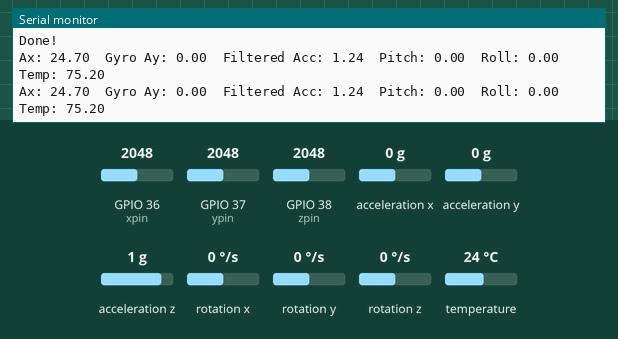
Bench run of a sketch on a simulated ESP32. Shown: the last lines printed to the serial monitor. The inputs (shaded band) are chosen by the test bench; at power-on: acceleration x 0 g, GPIO 36 (xpin) = 2048, acceleration y 0 g, acceleration z 1 g, temperature 24 °C, GPIO 37 (ypin) = 2048, GPIO 38 (zpin) = 2048, rotation x 0 °/s, rotation y 0 °/s, rotation z 0 °/s. WiFi joins after 1.5 s; servers stay silent unless stated; no MQTT or app messages arrive unless stated.

Above: at 4.2 s.
4.3 s: acceleration x set to -1.4 g
At 5.6 s:
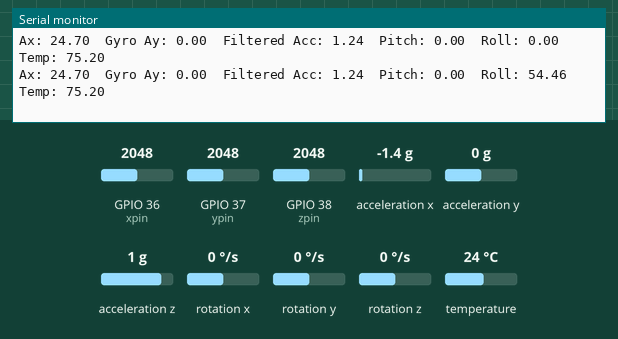
5.8 s: GPIO 36 (xpin) set to 2866
At 6.7 s:
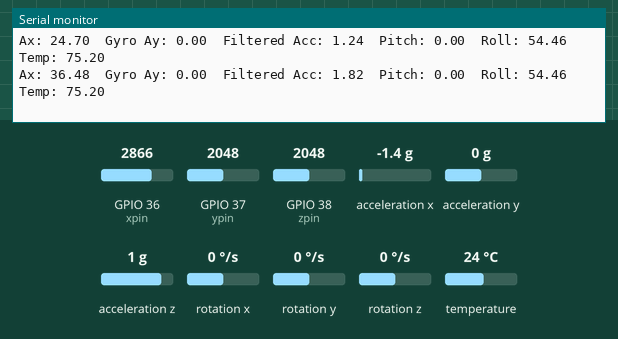
7.3 s: acceleration y set to -1.4 g
At 7.3 s:
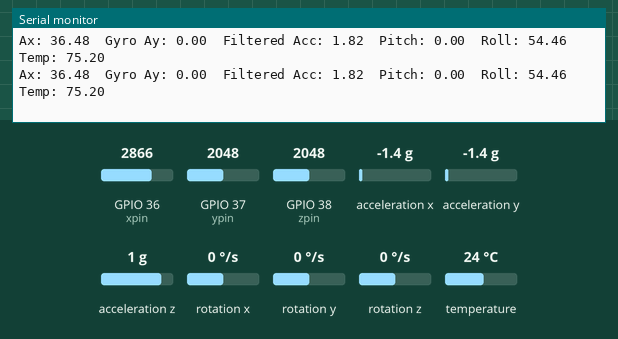
8.8 s: acceleration z set to -1.4 g
At 9.8 s:
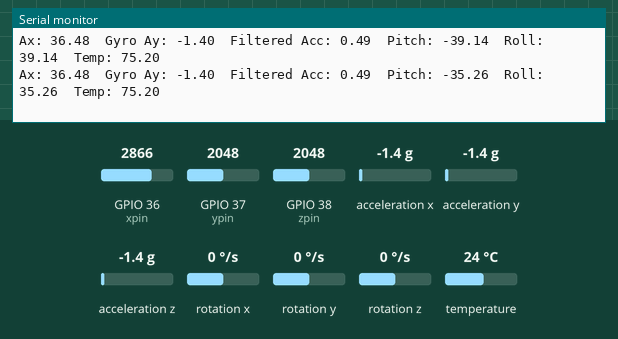
10.3 s: GPIO 36 (xpin) set to 3972
At 11.1 s:
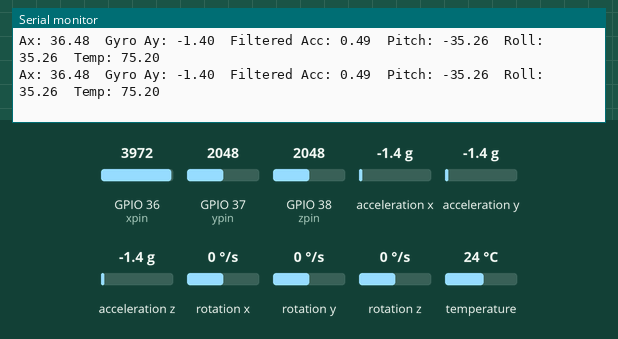
11.8 s: temperature set to 12 °C
At 13.1 s:
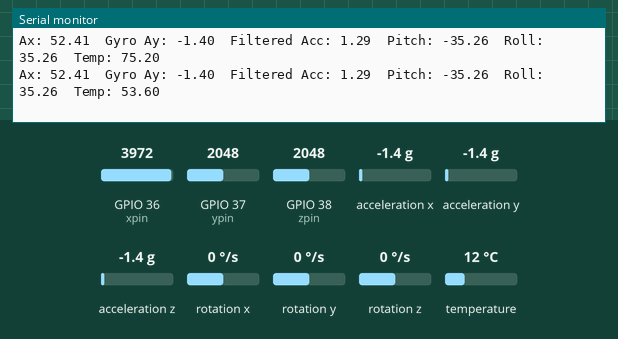
Timing chart, 0 to 14.3 s (numbered marks = the images above; inputs shaded):
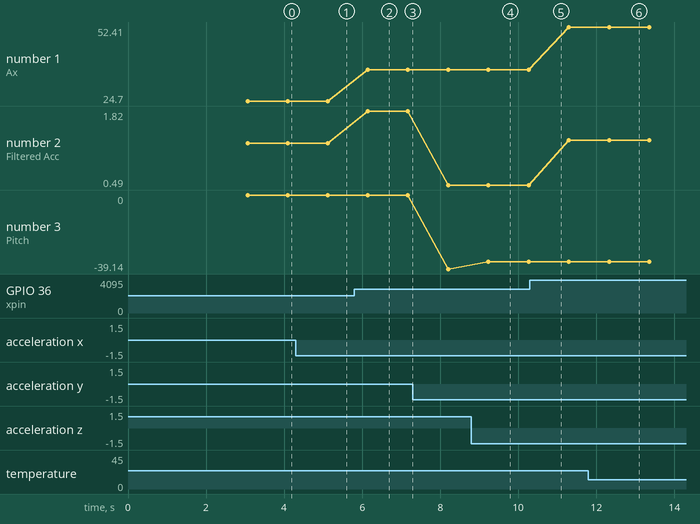

Measured:
- after the input at 4.3 s, the serial monitor: prints a new line after 0.82 s (image 1)
- after the input at 5.8 s, the serial monitor: prints a new line after 0.35 s (image 2)
- after the input at 8.8 s, the serial monitor: prints a new line after 0.43 s (image 4)
- after the input at 11.8 s, the serial monitor: prints a new line after 0.53 s (image 6)
- plotted number 1: 24.7 → 36.48 after the input at 5.8 s, 36.48 → 52.41 after the input at 10.3 s
- plotted number 2: 1.24 → 1.82 after the input at 5.8 s, 1.82 → 0.49 after the input at 7.3 s, 0.49 → 1.29 after the input at 10.3 s
- plotted number 3: 0 → -39.14 after the input at 7.3 s, -39.14 → -35.26 after the input at 8.8 s

The sketch:

FinalCodeWmqtt.ino
```cpp
#include <LiquidCrystal.h>
#include "Wire.h"
#include <MPU6050_light.h>
#include <ArduinoMqttClient.h>
#include <WiFi.h>

const int xpin = A0;    //analog pins for ADXL335
const int ypin = A1;
const int zpin = A2;

const int rs = 12, en = 11, d4 = 5, d5 = 4, d6 = 3, d7 = 2;
LiquidCrystal lcd(rs, en, d4, d5, d6, d7);

MPU6050 mpu(Wire);
unsigned long timer = 0;

#define filter_alpha 0.05

const char *ssid = "RedBlack";
const char *password = "DAwg$4697pitch";

const char broker[] = "test.mosquitto.org";
int port = 1883;
WiFiClient wifiClient;
MqttClient mqttClient(wifiClient);
const char endpoint[] = "afort/endpoint1";
char buffer[100];

void setup() {
  Serial.begin(9600);
  Wire.begin();

  WiFi.disconnect();
  WiFi.begin(ssid, password);
  Serial.println("WiFi connecting...");
  while (WiFi.status() != WL_CONNECTED) {
    delay(1000);
    Serial.print(".");
  }
  Serial.print("\n");
  Serial.print("WiFi connected");

  mqttClient.connect(broker,port);
  mqttClient.subscribe(endpoint);

  byte status = mpu.begin();
  Serial.print(F("MPU6050 status: "));
  Serial.println(status);
  while(status!=0){ } //stop everything if could not connect to MPU6050

  Serial.println(F("Calculating offsets, do not move MPU6050"));    //begin calibrating mpu6050
  mpu.calcOffsets(); // gyro and accelero calibration
  Serial.println("Done!\n");
}

void loop() {
  mpu.update();   //gather data from mpu6050

  int rawax = analogRead(xpin);   // ADXL335 data
  delay(1);
  int raway = analogRead(ypin);
  delay(1);
  int rawaz = analogRead(zpin);
  delay(1);

  float gyroAx = mpu.getAccX();   //mpu6050 acceleration/g-force data
  delay(1);
  float gyroAy = mpu.getAccY();
  delay(1);
  float gyroAz = mpu.getAccZ();
  delay(1);

  float pitch = mpu.getAngleX();    //mpu6050 gyro data
  delay(1);
  float roll = mpu.getAngleY();
  delay(1);
  float yaw = mpu.getAngleZ();
  delay(1);
  float temp = (((mpu.getTemp())*(1.8))+32);    //mpu6050 temperature data converted to farenheit
  delay(1);

  float accAx = 0.0144*rawax-4.79;   //ADXL335 transfer function
  float accAy = 0.0152*raway-5.03;
  float accAz = 0.0150*rawaz-5.14;

  float filteredAcc = (filter_alpha * accAx) + ((1 - filter_alpha) * gyroAy);   //complementary filter function

  Serial.print("Ax: "); Serial.print(accAx);   //print ADXL335 data
  Serial.print("\t");
  Serial.print("Gyro Ay: "); Serial.print(gyroAy);    //print mpu6050 acceleration data
  Serial.print("\t");
  Serial.print("Filtered Acc: "); Serial.print(filteredAcc);    //print filtered acceleration data
  Serial.print("\t");
  Serial.print("Pitch: "); Serial.print(pitch);    //print mpu6050 gyro data
  Serial.print("\t");
  Serial.print("Roll: "); Serial.print(roll);
  Serial.print("\t");
  Serial.print("Temp: "); Serial.print(temp);    //print mpu6050 temperature data
  Serial.print("\n");

  mqttClient.beginMessage(endpoint);
  mqttClient.print(filteredAcc);
  mqttClient.print(" ");
  mqttClient.print(accAx);
  mqttClient.print(" ");
  mqttClient.print(gyroAy);
  mqttClient.endMessage();

  delay(1000);   //sending data every half second, any quicker overloads the system
}
```
